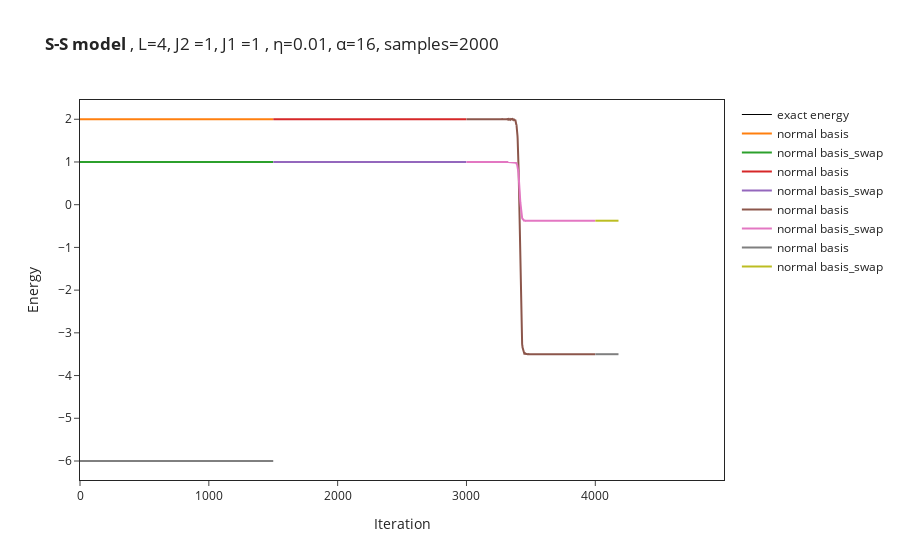

Notebook source saved alongside this figure:
### Code cell
# import the data from log file
OUT_NAME_suffixless=OUT_NAME
data = []
for i in range(no_of_runs):
    data.append(json.load(open(OUT_NAME_suffixless+str(i)+".log")))
names = ["normal basis","MSR basis"]
if DTYPE==np.complex128:# and False:
    energy_convergence = [data[i]["Energy"]["Mean"]["real"] for i in range(no_of_runs)]
    symmetry = [data[i]["symmetry"]["Mean"]["real"] for i in range(no_of_runs)]
else:
    energy_convergence = [data[i]["Energy"]["Mean"] for i in range(no_of_runs)]
    symmetry = [data[i]["symmetry"]["Mean"] for i in range(no_of_runs)]
for i in range(no_of_runs):
    figure.add_trace(go.Scatter(
        x=data[i]["Energy"]["iters"], y=energy_convergence[i],
        name=names[i]
    ))
    figure.add_trace(go.Scatter(
        x=data[i]["Energy"]["iters"], y=symmetry[i],
        name=names[i]+"_swap"
    ))

#figure.add_hline(y=exact_gs_energy)
figure.update_layout(xaxis_title="Iteration",yaxis_title="Energy")
figure.show()

### Figure 1 — Plotly figure (JSON) as saved in the notebook; plotly's stock layout.template omitted (floating-point values rounded to 4 significant figures; data arrays with more than 128 entries replaced by an {"elided": "..."} marker saying what was removed)
{"data": [{"line": {"color": "#000000", "width": 1}, "mode": "lines", "name": "exact energy", "type": "scatter", "x": [0, 1500], "y": [-6.0, -6.0]}, {"name": "normal basis", "type": "scatter", "x": {"elided": "1500 int values"}, "y": {"elided": "1500 float values"}}, {"name": "normal basis_swap", "type": "scatter", "x": {"elided": "1500 int values"}, "y": {"elided": "1500 float values"}}, {"name": "normal basis", "type": "scatter", "x": {"elided": "1500 int values"}, "y": {"elided": "1500 float values"}}, {"name": "normal basis_swap", "type": "scatter", "x": {"elided": "1500 int values"}, "y": {"elided": "1500 float values"}}, {"name": "normal basis", "type": "scatter", "x": {"elided": "1000 int values"}, "y": {"elided": "1000 float values"}}, {"name": "normal basis_swap", "type": "scatter", "x": {"elided": "1000 int values"}, "y": {"elided": "1000 float values"}}, {"name": "normal basis", "type": "scatter", "x": {"elided": "1000 int values"}, "y": {"elided": "1000 float values"}}, {"name": "normal basis_swap", "type": "scatter", "x": {"elided": "1000 int values"}, "y": {"elided": "1000 float values"}}], "layout": {"title": {"text": "<b>S-S model </b>, L=4, J2 =1, J1 =1 , η=0.01, α=16, samples=2000"}, "xaxis": {"mirror": true, "showline": true, "title": {"text": "Iteration"}}, "yaxis": {"mirror": true, "showline": true, "title": {"text": "Energy"}}}}
